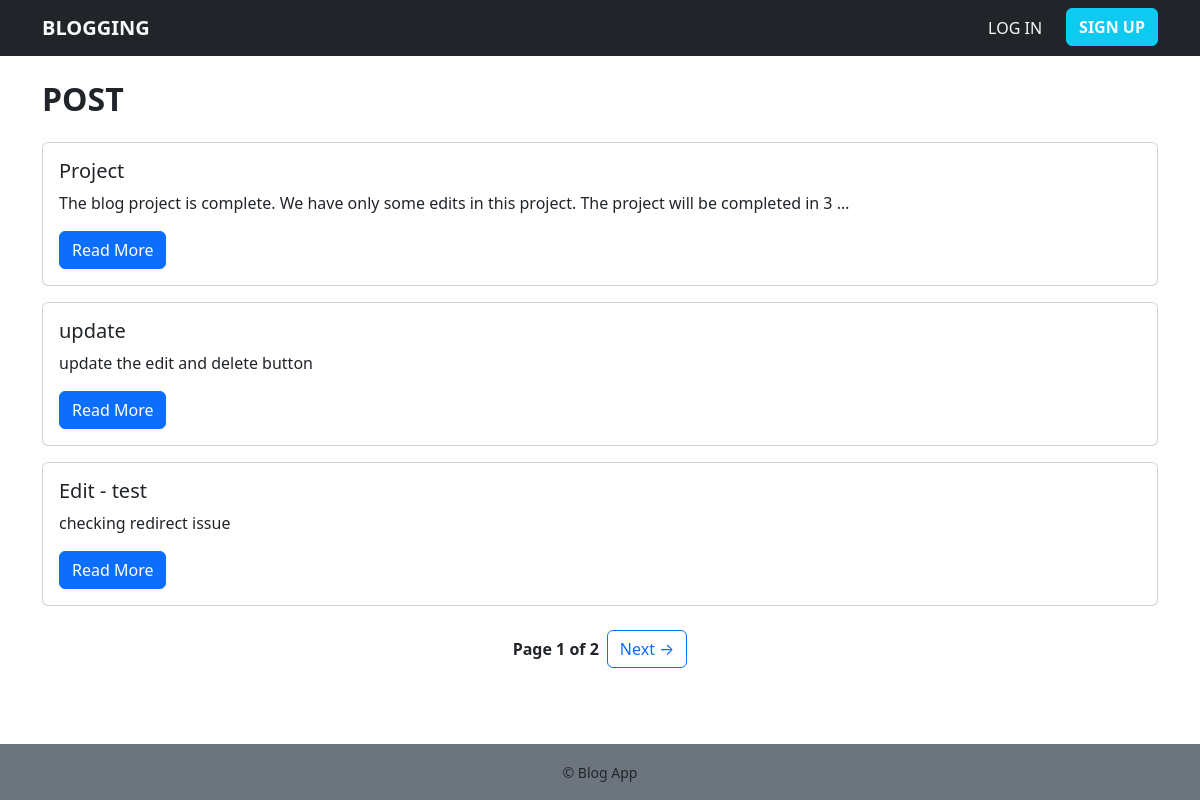
The app's page /blogs/ with its own data.
### blogs/models.py (models this page shows, shortened)
class Blog(models.Model):
    author = models.ForeignKey(User, on_delete=models.CASCADE)
    title = models.CharField(max_length=200)
    content = models.TextField()
    created_at = models.DateTimeField(auto_now_add=True)

### blogs/views.py (the view)
# urls.py: path('', blog_list, name='blog_list'),
def blog_list(request):
    blogs = Blog.objects.all().order_by('-id')
    paginator = Paginator(blogs, 3)  # 3 blogs per page
    page_number = request.GET.get('page')
    page_obj = paginator.get_page(page_number)
    return render(request, 'blogs/blog_list.html', {'page_obj': page_obj})

### templates/blogs/blog_list.html (shortened to what this page needs)
{% extends 'base.html' %}
{% block content %}
<h2 class="text-dark fw-bold mb-4">POST</h2>
{% for blog in page_obj %}
  <div class="card mb-3">
    <div class="card-body">
      <h5 class="card-title">{{ blog.title }}</h5>
      <p class="card-text">
        {{ blog.content|truncatewords:20 }}
      </p>
      <a href="{% url 'blog_detail' blog.id %}" class="btn btn-primary">
        Read More
      </a>
    </div>
  </div>
{% endfor %}
{% include 'partials/pagination.html' %}
{% endblock %}

### templates/base.html (shortened to what this page needs)
<!DOCTYPE html>
<html lang="en">
<head>
    <link href="https://cdn.jsdelivr.net/npm/bootstrap-icons@1.11.1/font/bootstrap-icons.css" rel="stylesheet">
    <link
      href="https://cdn.jsdelivr.net/npm/bootstrap@5.3.2/dist/css/bootstrap.min.css"
      rel="stylesheet"
    >
</head>
<body class="d-flex flex-column min-vh-100">
    {% include 'partials/navbar.html' %}
    <main class="flex-fill">
        <div class="container mt-4">
            {% block content %}{% endblock %}
        </div>
    </main>
    <footer class="bg-secondary text-center py-3 mt-auto">
        <small>© {{ now|date:"Y" }} Blog App</small>
    </footer>
</body>
</html>

### templates/partials/navbar.html (shortened to what this page needs)
<nav class="navbar navbar-expand-lg navbar-dark bg-dark">
  <div class="container">
    <a class="navbar-brand text-light fw-bold" href="{% url 'blog_list' %}">BLOGGING</a>
    <div class="collapse navbar-collapse" id="navbarNav">
      <ul class="navbar-nav ms-auto">
        {% if user.is_authenticated %}
          <li class="nav-item">
            <a href="{% url 'create_blog' %}" class="btn btn-light ms-4 text-dark fw-bold">Start a Blog</a>
          </li>
          <li class="nav-item ms-3">
            <a class="nav-link text-light fw-normal" href="{% url 'logout' %}">LOG OUT</a>
          </li>
        {% else %}
          <li class="nav-item ms-2">
            <a class="nav-link text-light fw-normal" href="{% url 'login' %}">LOG IN</a>
          </li>
          <li class="nav-item">
            <a class="btn btn-info ms-3 text-light fw-bold" href="{% url 'signup' %}">SIGN UP</a>
          </li>
        {% endif %}
      </ul>
    </div>
  </div>
</nav>

### templates/partials/pagination.html (shortened to what this page needs)
{% if page_obj.has_other_pages %}
  <div class="d-flex justify-content-center my-4">
    <span class="align-self-center fw-bold">
      Page {{ page_obj.number }} of {{ page_obj.paginator.num_pages }}
    </span>
    {% if page_obj.has_next %}
      <a class="btn btn-outline-primary ms-2"
         href="?page={{ page_obj.next_page_number }}">
        Next →
      </a>
    {% endif %}
  </div>
{% endif %}

### records on screen
Blog: title "Project", content "The blog project is complete. We have only some edits in this project. The project will be completed in 3 …"
Blog: title "update", content "update the edit and delete button"
Blog: title "Edit - test", content "checking redirect issue"

### other values on screen
{{ page_obj.number }} "1"
{{ page_obj.paginator.num_pages }} "2"
